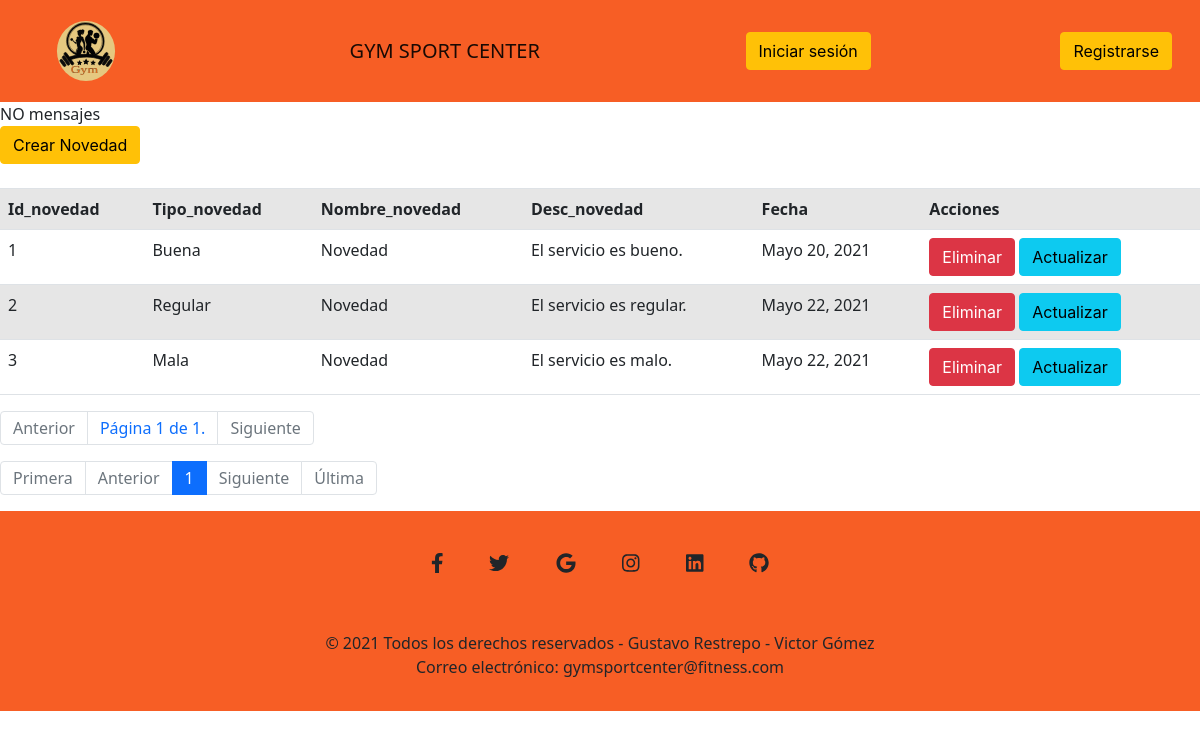
Screenshot of /novedad/ with the database file from the repository.
### gimnasio/models.py (models this page shows)
class Novedad(models.Model):
    id_novedad = models.AutoField(primary_key=True)
    tipo_novedad = models.CharField(max_length=254)
    nombre_novedad = models.CharField(max_length=254)
    desc_novedad = models.CharField(max_length=254)
    fecha = models.DateField(auto_now_add=True)

### gimnasio/views.py (the view)
# urls.py: path('novedad/', views.novedad, name='novedad'),
def novedad(request):
    q = Novedad.objects.all()
    paginator = Paginator(q, 3) # Mostrar 3 compaías por página
    page_number = request.GET.get('page')
    page_obj = paginator.get_page(page_number)
    contexto = { "datos": page_obj }
    return render(request, 'gimnasio/novedad.html', contexto)

### gimnasio/templates/gimnasio/novedad.html (shortened to what this page needs)
{% extends 'gimnasio/base.html' %}
{% load static %}
{% block contenedor %}
<link href="https://cdn.jsdelivr.net/npm/bootstrap@5.0.0-beta3/dist/css/bootstrap.min.css" rel="stylesheet">
    {% if messages %}
        {% for registro in messages %}
            {{ registro }}
        {% endfor %}
    {% else %}
        NO mensajes
    {% endif %}
    <a href="{% url 'gimnasio:novedad-formulario' %}" class="btn btn-warning">Crear Novedad</a>
    <br><br>
    {% if datos %}
    <table class="table table-striped table-hover">
        <tr>
            <th>Id_novedad</th>
            <th>Tipo_novedad</th>
            <th>Nombre_novedad</th>
            <th>Desc_novedad</th>
            <th>Fecha</th>
            <th>Acciones</th>
        </tr>
        {% for registro in datos %}
        <tr>
            <td>{{ registro.id_novedad }}</td>
            <td>{{ registro.tipo_novedad }}</td>
            <td>{{ registro.nombre_novedad }}</td>
            <td>{{ registro.desc_novedad }}</td>
            <td>{{ registro.fecha }}</td>
            <td>
<a onclick="eliminarNovedad('{% url 'gimnasio:eliminar-novedad' registro.id_novedad %}')" href="#" class="btn btn-danger">Eliminar</a>
<a href="{% url 'gimnasio:actualizar-novedad' registro.id_novedad %}" class="btn btn-info">Actualizar</a>
            </td>
        </tr>
        {% endfor %}
    </table>
    {% else %}
    No hay datos aún.
    {% endif %}
    <ul class="pagination">
        <li class="page-item {% if not datos.has_previous %}disabled{% endif %}"><a class="page-link" href="{% if datos.has_previous %}?page={{ datos.previous_page_number }}{% endif %}">Anterior</a></li>
        <li class="page-item"><a class="page-link">Página {{ datos.number }} de {{ datos.paginator.num_pages }}.</a></li>
        <li class="page-item {% if not datos.has_next %}disabled{% endif %}"><a class="page-link" href="{% if datos.has_next %}?page={{ datos.next_page_number }}{% endif %}">Siguiente</a></li>
    </ul>
    <ul class="pagination">
        <li class="page-item {% if not datos.has_previous %}disabled{% endif %}"><a class="page-link" href="{% if datos.has_previous %}?page=1 {% endif %}">Primera</a></li>
        <li class="page-item {% if not datos.has_previous %}disabled{% endif %}"><a class="page-link" href="{% if datos.has_previous %}?page={{ datos.previous_page_number }} {% endif %}">Anterior</a></li>
        {% for i in datos.paginator.page_range %}
            {% if datos.number == i %}
            <li class="page-item active"><a class="page-link" >{{ i }}</a></li>
            {% else %}
            <li class="page-item"><a class="page-link" href="?page={{ i }}">{{ i }}</a></li>
            {% endif %}
        {% endfor %}
        <li class="page-item {% if not datos.has_next %}disabled{% endif %}"><a class="page-link" href="{% if datos.has_next %}?page={{ datos.next_page_number }} {% endif %}">Siguiente</a></li>
        <li class="page-item {% if not datos.has_next %}disabled{% endif %}"><a class="page-link" href="{% if datos.has_next %}?page={{ datos.paginator.num_pages }} {% endif %}">Última</a></li>
    </ul>
{% endblock %}

### rows the page displays
Novedad: id_novedad "1", tipo_novedad "Buena", nombre_novedad "Novedad", desc_novedad "El servicio es bueno.", fecha "Mayo 20, 2021"
Novedad: id_novedad "2", tipo_novedad "Regular", nombre_novedad "Novedad", desc_novedad "El servicio es regular.", fecha "Mayo 22, 2021"
Novedad: id_novedad "3", tipo_novedad "Mala", nombre_novedad "Novedad", desc_novedad "El servicio es malo.", fecha "Mayo 22, 2021"

### other values shown
{{ datos.number }} "1"
{{ datos.paginator.num_pages }} "1"
{{ i }} "1"
